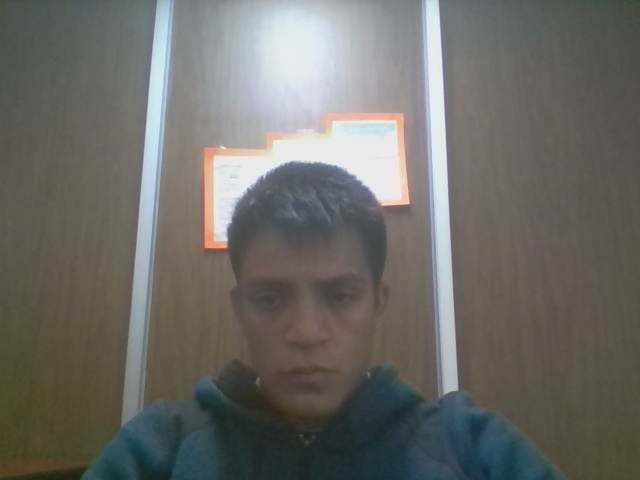
#> input picture BetaLaser/photo/2017-02-21_10-23-46.jpg, 640 x 480 px
$ python imageCloster.py --image ../../../BetaLaser/photo/2017-02-21_10-23-46.jpg --clusters 3
#> lines starting #> are read from the running program, lines starting #| are printed output that depends on the picture
### CariesRobot/procesarImagen/kmeans/utils.py
# import the necessary packages
import numpy as np
import cv2


def centroid_histogram(clt):
    # grab the number of different clusters and create a histogram
    # based on the number of pixels assigned to each cluster
    numLabels = np.arange(0, len(np.unique(clt.labels_)) + 1)
    (hist, _) = np.histogram(clt.labels_, bins=numLabels)

    # normalize the histogram, such that it sums to one
    hist = hist.astype("float")
    hist /= hist.sum()

    # return the histogram
    return hist


def plot_colors(hist, centroids):
    # initialize the bar chart representing the relative frequency
    # of each of the colors
    bar = np.zeros((50, 300, 3), dtype="uint8")
    startX = 0

    # loop over the percentage of each cluster and the color of
    # each cluster
    for (percent, color) in zip(hist, centroids):
        # plot the relative percentage of each cluster
        endX = startX + (percent * 300)
        cv2.rectangle(bar, (int(startX), 0), (int(endX), 50),
                      color.astype("uint8").tolist(), -1)
        startX = endX

    # return the bar chart
    return bar

### CariesRobot/procesarImagen/kmeans/imageCloster.py
import argparse

import cv2
import matplotlib.pyplot as plt
from sklearn.cluster import KMeans

import utils

ap = argparse.ArgumentParser()
ap.add_argument("-i", "--image", required = True, help = "Path to the image")
ap.add_argument("-c", "--clusters", required = True, type = int, help = "# of clusters")
args = vars(ap.parse_args())

image = cv2.imread(args["image"])
#> image is the input picture: shape (480, 640, 3); mean B, G, R 102.1, 107.4, 107.8
image = cv2.cvtColor(image, cv2.COLOR_BGR2RGB)

plt.figure()
plt.axis("off")
plt.imshow(image)

image = image.reshape((image.shape[0]*image.shape[1], 3))

clt = KMeans(n_clusters=args["clusters"])
clt.fit(image)
# build a histogram of clusters and then create a figure
# representing the number of pixels labeled to each color
hist = utils.centroid_histogram(clt)
bar = utils.plot_colors(hist, clt.cluster_centers_)
#> after the loop in plot_colors, `for (percent, color) in zip(hist, centroids):`:
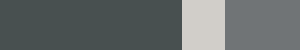
#> bar: shape (50, 300, 3); mean of channels 0, 1, 2 106.8, 107.1, 101.6; drawn as B, G, R

# show our color bart
plt.figure()
plt.axis("off")
plt.imshow(bar)
plt.show()

$ run again, on BetaLaser/photo/2017-02-21_11-52-59.jpg
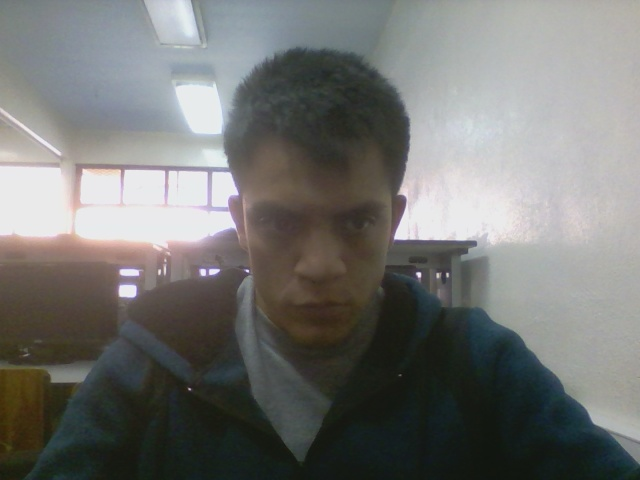
#> input picture BetaLaser/photo/2017-02-21_11-52-59.jpg, 640 x 480 px
#> image is the input picture: shape (480, 640, 3); mean B, G, R 114.3, 116.8, 116.1
#> after the loop in plot_colors, `for (percent, color) in zip(hist, centroids):`:
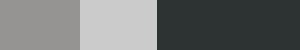
#> bar: shape (50, 300, 3); mean of channels 0, 1, 2 115.6, 115.9, 113.5; drawn as B, G, R

$ run again, on BetaLaser/photo/2017-02-21_11-54-15.jpg
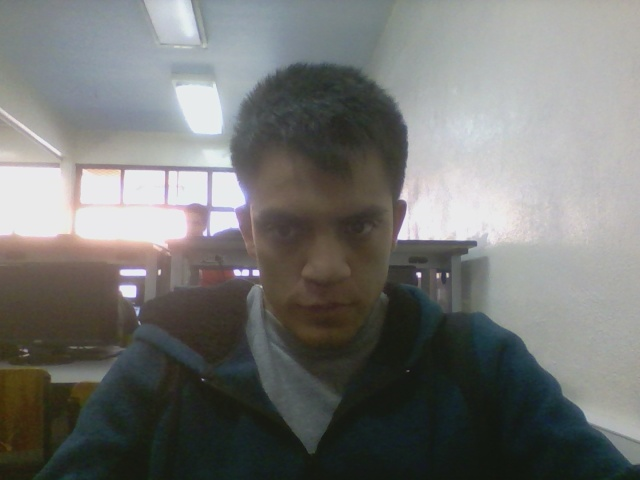
#> input picture BetaLaser/photo/2017-02-21_11-54-15.jpg, 640 x 480 px
#> image is the input picture: shape (480, 640, 3); mean B, G, R 115.5, 117.9, 116.9
#> after the loop in plot_colors, `for (percent, color) in zip(hist, centroids):`:
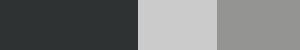
#> bar: shape (50, 300, 3); mean of channels 0, 1, 2 116.8, 117.9, 115.4; drawn as B, G, R
